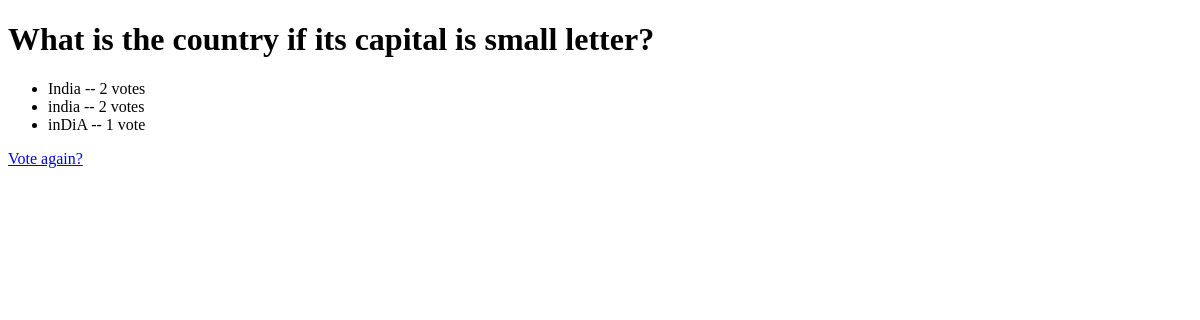
The app's page /polls/3/results/, older data.
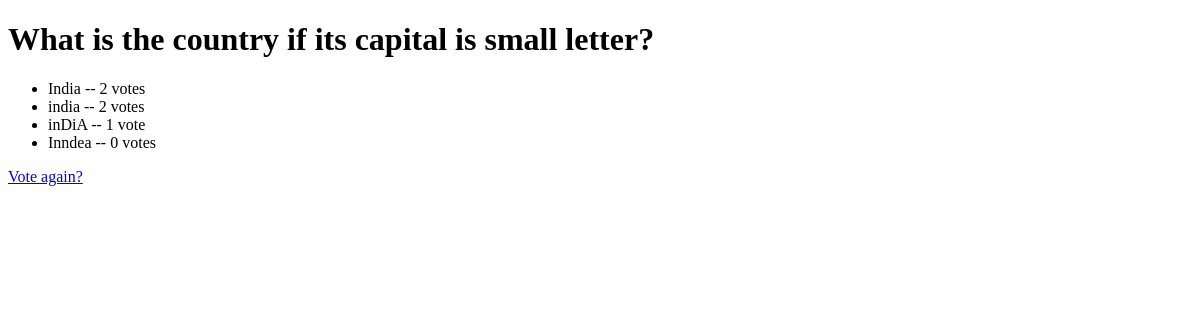
The same page, newer data.
### polls/models.py (models this page shows, shortened)
class Question(models.Model):
	question_text = models.CharField(max_length=100)
	pub_date = models.DateTimeField('date published')
	def __str__(self):
		return self.question_text

class Choice(models.Model):
	question = models.ForeignKey(Question, on_delete = models.CASCADE)
	choice_text = models.CharField(max_length=10)
	votes = models.IntegerField(default=0)

### polls/views.py (the view)
# urls.py: path('<int:pk>/results/', views.ResultView.as_view(), name='results'),
class ResultView(generic.DetailView):
	model = Question
	template_name = 'polls/results.html'

### polls/templates/polls/results.html (shortened to what this page needs)
<!DOCTYPE html>
<html>
<head>
</head>
<body>
<h1>{{ question.question_text }}</h1>
<ul>
{% for choice in question.choice_set.all %}
	<li>{{ choice.choice_text }} -- {{ choice.votes }} vote{{choice.votes|pluralize }}
	</li>
{% endfor %}
</ul>
<a href="{% url 'polls:vote' question.id %}">Vote again?</a>
</body>
</html>

Row changes from the older to the newer data that the page shows:
added Choice: choice_text "Inndea", votes "0"
